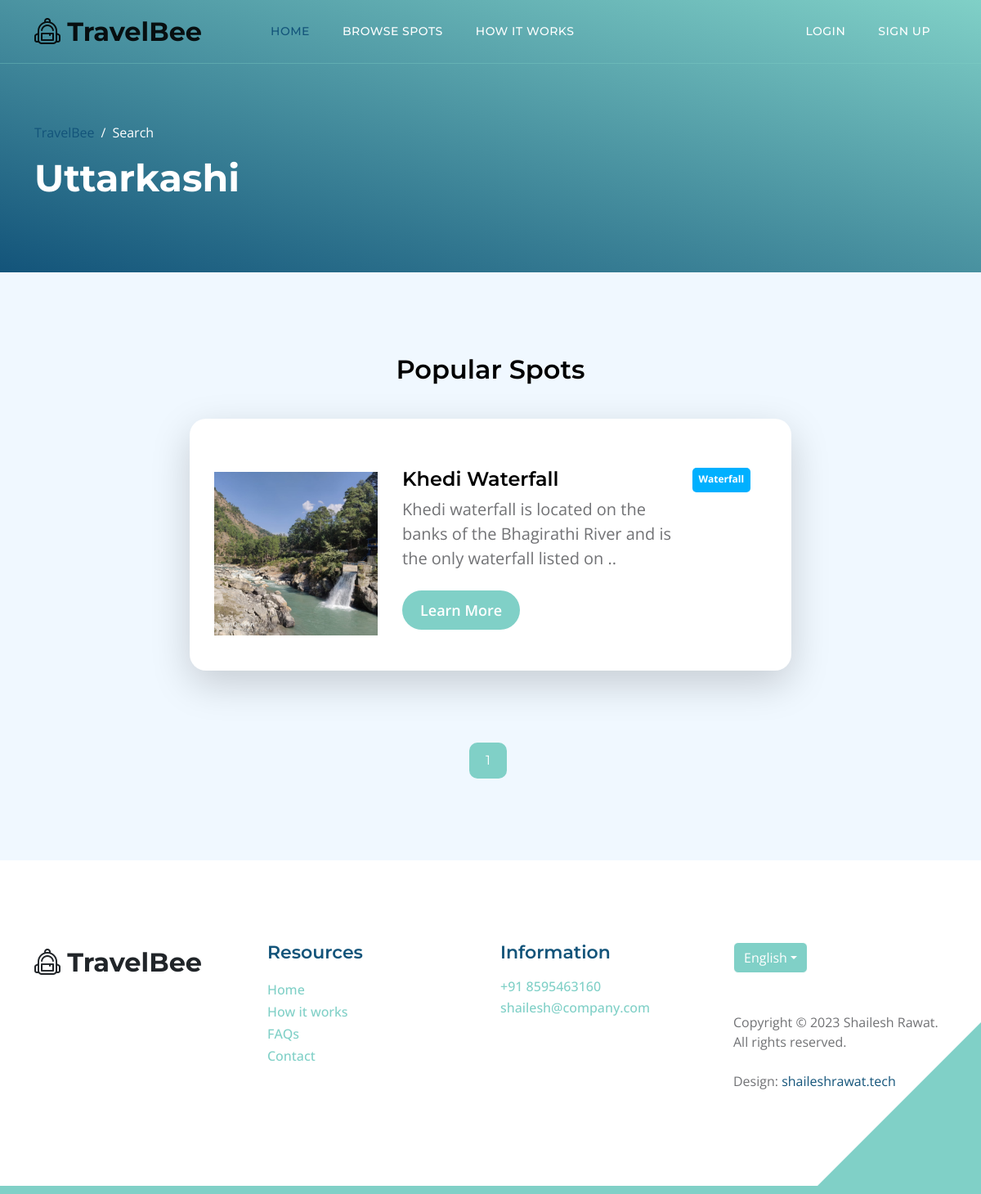
The app's page /search-spot/?search_include=Uttarkashi with its own data.
### city_spot/models.py (models this page shows, shortened)
class Spot(models.Model):
    spot_id = models.UUIDField(primary_key=True, default=uuid.uuid4, editable=False)
    name = models.CharField(max_length=200)
    slug = models.SlugField()
    spot_type = models.CharField(max_length=120, choices=type_choices, default='N/A')
    main_image = models.ImageField(upload_to="spot_image/")
    gallery = models.ManyToManyField(Gallery)
    description = models.TextField()
    city = models.CharField(max_length=20, blank=True, null=True)
    state = models.CharField(max_length=20, blank=True, null=True)
    location_url = models.CharField(max_length=400)

### city_spot/views.py (the view)
# urls.py: path('search-spot/', search_spot, name="search_spot"),
def search_spot(request):
    spots = Spot.objects.all()
    search_include = request.GET.get('search_include')
    trips = None
    if request.user:
        user = User.objects.filter(username=request.user.username).first()
        profile = Profile.objects.filter(user=user).first()
        if profile:
            if profile.trips.exists():
                trips = profile.trips
    if is_valid_param(search_include):
        spots = spots.filter(city__icontains=search_include)
    paginator = Paginator(spots, 6)
    page_number = request.GET.get('page')
    try:
        page_obj = paginator.get_page(page_number)
    except PageNotAnInteger:
        page_obj = paginator.page(1)
    except EmptyPage:
        page_obj = paginator.page(paginator.num_pages)
    context = {
        'search_include': search_include,
        'spots': page_obj,
        'trips': trips,
    }
    return render(request, 'spot-listing.html', context)

### city_spot/views.py (called while the page is built)
def is_valid_param(param):
    return param != "" and param != None

### city_spot/templates/spot-listing.html (shortened to what this page needs)
{% extends 'base.html' %}
{% load static %}
{% load app_tags %}
{% block content %}
            <header class="site-header d-flex flex-column justify-content-center align-items-center">
                <div class="container">
                    <div class="row align-items-center">
                        <div class="col-lg-5 col-12">
                            <nav aria-label="breadcrumb">
                                <ol class="breadcrumb">
                                    <li class="breadcrumb-item"><a href="index.html">TravelBee</a></li>
                                    <li class="breadcrumb-item active" aria-current="page">Search</li>
                                </ol>
                            </nav>
                            <h2 class="text-white">
                                {% if search_include %}
                                {{search_include|capfirst}}
                                {% else %}
                                All Spots
                                {% endif %}
                            </h2>
                        </div>
                    </div>
                </div>
            </header>
            <section class="section-padding section-bg">
                <div class="container">
                    <div class="row">
                        <div class="col-lg-12 col-12 text-center">
                            <h3 class="mb-4">Popular Spots</h3>
                        </div>
                        <div class="col-lg-8 col-12 mt-3 mx-auto">
                            {% for spot in spots %}
                            <div class="custom-block custom-block-topics-listing bg-white shadow-lg mb-5">
                                <div class="d-flex">
                                    <img src="{{spot.main_image.url}}" class="custom-block-image img-fluid" alt="">
                                    <div class="custom-block-topics-listing-info d-flex">
                                        <div>
                                            <h5 class="mb-2">{{spot.name}}</h5>
                                            <p class="mb-0">{{spot.description|slice:100}}..</p>
                                            <a href="/spot/{{spot.slug}}/" class="btn custom-btn mt-3 mt-lg-4">Learn More</a>
                                        </div>
                                        <span class="badge bg-design rounded-pill ms-auto category-badge">{{spot.spot_type}}</span>
                                    </div>
                                </div>
                            </div>
                            {% endfor %}
                        </div>
                        <div class="col-lg-12 col-12">
                            <nav aria-label="Page navigation example">
                                <ul class="pagination justify-content-center mb-0">
                                    <li class="page-item active" aria-current="page">
                                        <a class="page-link" href="#">{{spots.number}}</a>
                                    </li>
                                </ul>
                            </nav>
                        </div>
                    </div>
                </div>
            </section>
{% endblock content %}

### static/css/templatemo-topic-listing.css (style rules this page uses)
:root { --white-color: #ffffff; --primary-color: #13547a; --secondary-color: #80d0c7; --section-bg-color: #f0f8ff; --custom-btn-bg-color: #80d0c7; --custom-btn-bg-hover-color: #13547a; --dark-color: #000000; --p-color: #717275; --border-color: #7fffd4; --link-hover-color: #13547a; --body-font-family: 'Open Sans', sans-serif; --title-font-family: 'Montserrat', sans-serif; --h1-font-size: 58px; --h2-font-size: 46px; --h3-font-size: 32px; --h4-font-size: 28px; --h5-font-size: 24px; --h6-font-size: 22px; --p-font-size: 20px; --menu-font-size: 14px; --btn-font-size: 18px; --copyright-font-size: 16px; --border-radius-large: 100px; --border-radius-medium: 20px; --border-radius-small: 10px; --font-weight-normal: 400; --font-weight-medium: 500; --font-weight-semibold: 600; --font-weight-bold: 700; }
body { background-color: var(--white-color); font-family: var(--body-font-family); }
h2, h3, h4, h5, h6 { color: var(--dark-color); }
h1, h2, h3, h4, h5, h6 { font-family: var(--title-font-family); font-weight: var(--font-weight-semibold); }
h2 { font-size: var(--h2-font-size); font-weight: var(--font-weight-bold); }
h3 { font-size: var(--h3-font-size); }
h5 { font-size: var(--h5-font-size); }
p { color: var(--p-color); font-size: var(--p-font-size); font-weight: var(--font-weight-normal); }
ul li { color: var(--p-color); font-size: var(--p-font-size); font-weight: var(--font-weight-normal); }
a, button { touch-action: manipulation; transition: all 0.3s; }
a { display: inline-block; color: var(--primary-color); text-decoration: none; }
.section-padding { padding-top: 100px; padding-bottom: 100px; }
.section-bg { background-color: var(--section-bg-color); }
.custom-btn { background: var(--custom-btn-bg-color); border: 2px solid transparent; border-radius: var(--border-radius-large); color: var(--white-color); font-size: var(--btn-font-size); font-weight: var(--font-weight-semibold); line-height: normal; transition: all 0.3s; padding: 10px 20px; }
.site-header { background-image: linear-gradient(15deg, #13547a 0%, #80d0c7 100%); padding-top: 150px; padding-bottom: 80px; }
.site-header .container { height: 100%; }
.breadcrumb-item+.breadcrumb-item::before, .breadcrumb-item a:hover, .breadcrumb-item.active { color: var(--white-color); }
.custom-block { border-radius: var(--border-radius-medium); position: relative; overflow: hidden; padding: 30px; transition: all 0.3s ease; height: 100%; }
.custom-block-image { display: block; width: 100%; height: 200px; object-fit: cover; margin-top: 35px; }
.custom-block .rounded-pill { border-radius: 5px !important; display: flex; justify-content: center; text-align: center; width: 30px; height: 30px; line-height: 20px; }
.bg-design { background-color: #00B0FF; }
.custom-block-topics-listing-info { margin: 30px 20px 20px 30px; }
.custom-block-topics-listing { height: inherit; }
.custom-block-topics-listing .custom-block-image { width: 200px; }
.pagination { margin-top: 40px; }
.page-link { border: 0; border-radius: var(--border-radius-small); color: var(--p-color); font-family: var(--title-font-family); margin: 0 5px; padding: 10px 20px; }
.active>.page-link, .page-link.active { background-color: var(--secondary-color); border-color: var(--secondary-color); }
.category-badge { width: auto !important; }

### records on screen
Spot: city "Uttarkashi", main_image (picture), name "Khedi Waterfall", description "Khedi waterfall is located on the banks of the Bhagirathi River and is the only waterfall listed on", spot_type "Waterfall"

### other values on screen
{{ spots.number }} "1"
